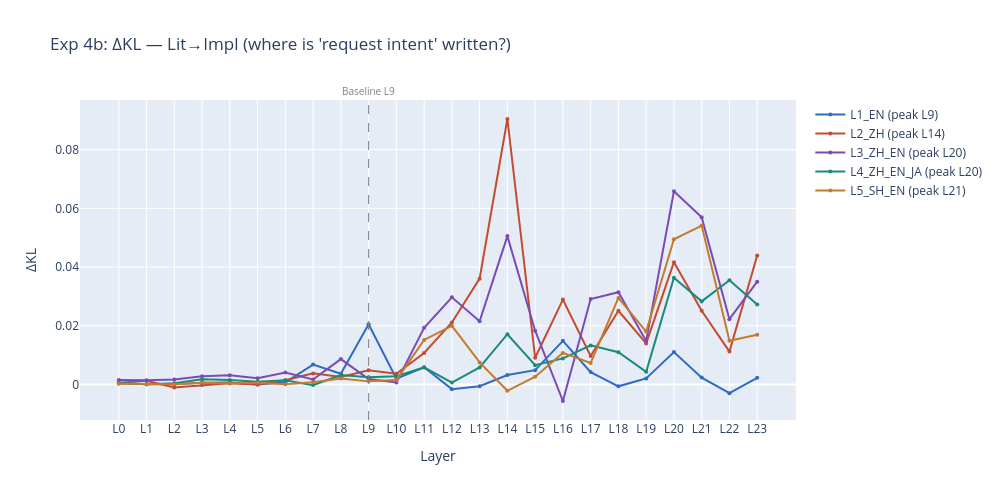
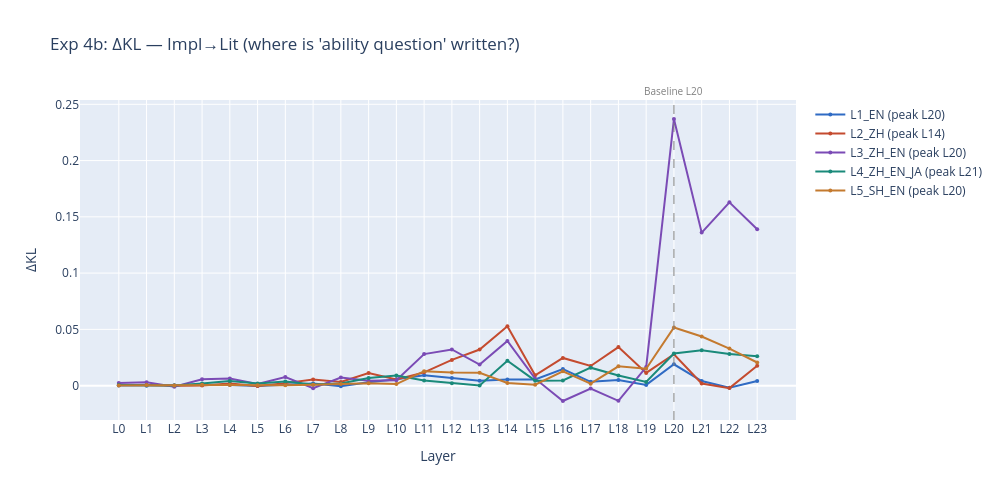

The notebook cell saved with these charts, in order:
### Markdown cell above
## Experiment 4b: Pragmatic Patching Within Each Level (ΔKL) ⭐

**The core experiment.** For each language level, patches implicit ↔ literal **within that level** and computes per-layer ΔKL. This directly tests whether the pragmatic bottleneck (L9 request intent / L20 ability intent from baseline) shifts under code-switching.

**Key Finding:** The "ability question" detector stays fixed at L20 (language-agnostic). The "request intent" detector shifts rightward with language complexity: L9 → L14 → L20 → L22. The model spends its early/mid layers resolving language ambiguity before it can process pragmatic meaning.

### Code cell
print("Running Exp 4b: implicit ↔ literal patching within each level...\n")

results = {}
for level, pair in multilingual_pairs.items():
    print(f"  {level}...")
    kl_impl_to_lit = activation_patching_kl(model, pair["implicit"], pair["literal"])
    kl_lit_to_impl = activation_patching_kl(model, pair["literal"], pair["implicit"])
    results[level] = {
        "impl_to_lit": kl_impl_to_lit, "lit_to_impl": kl_lit_to_impl,
        "delta_impl_to_lit": compute_deltas(kl_impl_to_lit),
        "delta_lit_to_impl": compute_deltas(kl_lit_to_impl),
    }
print("Done.\n")

layer_labels = [f"L{i}" for i in range(model.cfg.n_layers)]
colors = {"L1_EN": "#2f6bc4", "L2_ZH": "#c44b2f", "L3_ZH_EN": "#7b4bb5",
           "L4_ZH_EN_JA": "#1a8a7a", "L5_SH_EN": "#c47a2f"}

# Plot 1: Lit→Impl (request intent)
fig1 = go.Figure()
for level in multilingual_pairs:
    deltas = results[level]["delta_lit_to_impl"]
    peak = int(np.argmax(deltas))
    fig1.add_trace(go.Scatter(x=layer_labels, y=deltas, mode="lines+markers",
        name=f"{level} (peak L{peak})", line=dict(color=colors[level], width=2), marker=dict(size=4)))
fig1.add_shape(type="line", x0="L9", x1="L9", y0=0, y1=1, yref="paper",
               line=dict(dash="dash", color="gray", width=1))
fig1.add_annotation(x="L9", y=1, yref="paper", text="Baseline L9",
                    showarrow=False, yanchor="bottom", font=dict(size=10, color="gray"))
fig1.update_layout(title="Exp 4b: ΔKL — Lit→Impl (where is 'request intent' written?)",
    xaxis_title="Layer", yaxis_title="ΔKL", height=500, width=1000)
fig1.write_image(f"{SAVE_DIR}/exp4b_delta_kl_lit_to_impl.png", scale=2)
fig1.show()

# Plot 2: Impl→Lit (ability intent)
fig2 = go.Figure()
for level in multilingual_pairs:
    deltas = results[level]["delta_impl_to_lit"]
    peak = int(np.argmax(deltas))
    fig2.add_trace(go.Scatter(x=layer_labels, y=deltas, mode="lines+markers",
        name=f"{level} (peak L{peak})", line=dict(color=colors[level], width=2), marker=dict(size=4)))
fig2.add_shape(type="line", x0="L20", x1="L20", y0=0, y1=1, yref="paper",
               line=dict(dash="dash", color="gray", width=1))
fig2.add_annotation(x="L20", y=1, yref="paper", text="Baseline L20",
                    showarrow=False, yanchor="bottom", font=dict(size=10, color="gray"))
fig2.update_layout(title="Exp 4b: ΔKL — Impl→Lit (where is 'ability question' written?)",
    xaxis_title="Layer", yaxis_title="ΔKL", height=500, width=1000)
fig2.write_image(f"{SAVE_DIR}/exp4b_delta_kl_impl_to_lit.png", scale=2)
fig2.show()

# Summary table
print("\n" + "="*70)
print("PEAK DELTA LAYER PER LEVEL")
print("="*70)
print(f"{'Level':<16} {'Lit→Impl peak':<18} {'Impl→Lit peak':<18} {'Shifted?'}")
print("-"*70)
baseline_lit, baseline_impl = 9, 20
for level in multilingual_pairs:
    d1, d2 = results[level]["delta_lit_to_impl"], results[level]["delta_impl_to_lit"]
    p1, p2 = int(np.argmax(d1)), int(np.argmax(d2))
    shift = max(abs(p1 - baseline_lit), abs(p2 - baseline_impl))
    status = "BASELINE" if level == "L1_EN" else ("✅ same" if shift <= 2 else f"⚠️ shifted by {shift}")
    print(f"{level:<16} L{p1:<16} L{p2:<16} {status}")
print("-"*70)
print(f"Baseline (EN only): Lit→Impl = L{baseline_lit}, Impl→Lit = L{baseline_impl}")

### Figure 1 — Plotly figure (JSON) as saved in the notebook; plotly's stock layout.template omitted (floating-point values rounded to 4 significant figures)
{"data": [{"line": {"color": "#2f6bc4", "width": 2}, "marker": {"size": 4}, "mode": "lines+markers", "name": "L1_EN (peak L9)", "type": "scatter", "x": ["L0", "L1", "L2", "L3", "L4", "L5", "L6", "L7", "L8", "L9", "L10", "L11", "L12", "L13", "L14", "L15", "L16", "L17", "L18", "L19", "L20", "L21", "L22", "L23"], "y": [0.0005432, 9.647e-05, 9.177e-05, 0.0005949, 0.0007117, -1.447e-05, 0.0007595, 0.006764, 0.003631, 0.02049, 0.00195, 0.00584, -0.00159, -0.0005714, 0.003231, 0.004873, 0.01486, 0.00421, -0.0006336, 0.002053, 0.01106, 0.002336, -0.002955, 0.002284]}, {"line": {"color": "#c44b2f", "width": 2}, "marker": {"size": 4}, "mode": "lines+markers", "name": "L2_ZH (peak L14)", "type": "scatter", "x": ["L0", "L1", "L2", "L3", "L4", "L5", "L6", "L7", "L8", "L9", "L10", "L11", "L12", "L13", "L14", "L15", "L16", "L17", "L18", "L19", "L20", "L21", "L22", "L23"], "y": [0.0005744, 0.001278, -0.001053, -0.0002201, 0.0003995, -4.715e-06, 0.00142, 0.003777, 0.00257, 0.004842, 0.003666, 0.01072, 0.02113, 0.03606, 0.09045, 0.009104, 0.02891, 0.009719, 0.02512, 0.01399, 0.04167, 0.02509, 0.01119, 0.04393]}, {"line": {"color": "#7b4bb5", "width": 2}, "marker": {"size": 4}, "mode": "lines+markers", "name": "L3_ZH_EN (peak L20)", "type": "scatter", "x": ["L0", "L1", "L2", "L3", "L4", "L5", "L6", "L7", "L8", "L9", "L10", "L11", "L12", "L13", "L14", "L15", "L16", "L17", "L18", "L19", "L20", "L21", "L22", "L23"], "y": [0.001543, 0.001443, 0.001696, 0.002771, 0.003163, 0.002097, 0.004054, 0.001686, 0.008651, 0.001856, 0.0006661, 0.01932, 0.02969, 0.02155, 0.05055, 0.01833, -0.005632, 0.02911, 0.03141, 0.01483, 0.06584, 0.05693, 0.02224, 0.03502]}, {"line": {"color": "#1a8a7a", "width": 2}, "marker": {"size": 4}, "mode": "lines+markers", "name": "L4_ZH_EN_JA (peak L20)", "type": "scatter", "x": ["L0", "L1", "L2", "L3", "L4", "L5", "L6", "L7", "L8", "L9", "L10", "L11", "L12", "L13", "L14", "L15", "L16", "L17", "L18", "L19", "L20", "L21", "L22", "L23"], "y": [0.0004649, 5.995e-05, 0.0004091, 0.00178, 0.00156, 0.000963, 0.001473, -0.0002179, 0.003194, 0.002436, 0.002824, 0.005802, 0.0006608, 0.005788, 0.01712, 0.006579, 0.008874, 0.01332, 0.01098, 0.004316, 0.03635, 0.02831, 0.03551, 0.02726]}, {"line": {"color": "#c47a2f", "width": 2}, "marker": {"size": 4}, "mode": "lines+markers", "name": "L5_SH_EN (peak L21)", "type": "scatter", "x": ["L0", "L1", "L2", "L3", "L4", "L5", "L6", "L7", "L8", "L9", "L10", "L11", "L12", "L13", "L14", "L15", "L16", "L17", "L18", "L19", "L20", "L21", "L22", "L23"], "y": [0.0002558, 7.365e-05, 0.0001001, 0.0005436, 0.0003614, 0.000628, 3.347e-05, 0.0007541, 0.00205, 0.001054, 0.001555, 0.01517, 0.01997, 0.007502, -0.00216, 0.002641, 0.01075, 0.007348, 0.02947, 0.01803, 0.04948, 0.05413, 0.01486, 0.01692]}], "layout": {"annotations": [{"font": {"color": "gray", "size": 10}, "showarrow": false, "text": "Baseline L9", "x": "L9", "y": 1, "yanchor": "bottom", "yref": "paper"}], "height": 500, "shapes": [{"line": {"color": "gray", "dash": "dash", "width": 1}, "type": "line", "x0": "L9", "x1": "L9", "y0": 0, "y1": 1, "yref": "paper"}], "title": {"text": "Exp 4b: ΔKL — Lit→Impl (where is 'request intent' written?)"}, "width": 1000, "xaxis": {"title": {"text": "Layer"}}, "yaxis": {"title": {"text": "ΔKL"}}}}

### Figure 2 — Plotly figure (JSON) as saved in the notebook; plotly's stock layout.template omitted (floating-point values rounded to 4 significant figures)
{"data": [{"line": {"color": "#2f6bc4", "width": 2}, "marker": {"size": 4}, "mode": "lines+markers", "name": "L1_EN (peak L20)", "type": "scatter", "x": ["L0", "L1", "L2", "L3", "L4", "L5", "L6", "L7", "L8", "L9", "L10", "L11", "L12", "L13", "L14", "L15", "L16", "L17", "L18", "L19", "L20", "L21", "L22", "L23"], "y": [0.0002194, -2.301e-05, 0.0002329, 0.0004761, 0.0004947, -0.0002529, 0.0008609, 0.001854, -0.0005818, 0.003016, 0.005625, 0.009179, 0.006877, 0.004289, 0.005534, 0.005401, 0.01474, 0.003355, 0.005033, 0.0006665, 0.01895, 0.004081, -0.001924, 0.004097]}, {"line": {"color": "#c44b2f", "width": 2}, "marker": {"size": 4}, "mode": "lines+markers", "name": "L2_ZH (peak L14)", "type": "scatter", "x": ["L0", "L1", "L2", "L3", "L4", "L5", "L6", "L7", "L8", "L9", "L10", "L11", "L12", "L13", "L14", "L15", "L16", "L17", "L18", "L19", "L20", "L21", "L22", "L23"], "y": [0.0004515, 0.0005918, -0.000195, 0.0001869, 0.001946, -0.0002548, 0.00223, 0.005431, 0.003299, 0.01119, 0.005371, 0.01179, 0.02284, 0.03209, 0.05281, 0.009175, 0.02462, 0.01743, 0.03425, 0.01129, 0.02792, 0.001882, -0.002209, 0.01768]}, {"line": {"color": "#7b4bb5", "width": 2}, "marker": {"size": 4}, "mode": "lines+markers", "name": "L3_ZH_EN (peak L20)", "type": "scatter", "x": ["L0", "L1", "L2", "L3", "L4", "L5", "L6", "L7", "L8", "L9", "L10", "L11", "L12", "L13", "L14", "L15", "L16", "L17", "L18", "L19", "L20", "L21", "L22", "L23"], "y": [0.002341, 0.003082, -0.0008876, 0.005577, 0.006242, 0.001448, 0.007627, -0.002318, 0.007257, 0.004431, 0.004714, 0.02803, 0.03213, 0.01867, 0.0397, 0.006182, -0.01366, -0.002554, -0.01348, 0.01648, 0.2369, 0.136, 0.1629, 0.1389]}, {"line": {"color": "#1a8a7a", "width": 2}, "marker": {"size": 4}, "mode": "lines+markers", "name": "L4_ZH_EN_JA (peak L21)", "type": "scatter", "x": ["L0", "L1", "L2", "L3", "L4", "L5", "L6", "L7", "L8", "L9", "L10", "L11", "L12", "L13", "L14", "L15", "L16", "L17", "L18", "L19", "L20", "L21", "L22", "L23"], "y": [0.0004948, 0.0002851, 0.0001023, 0.001908, 0.004015, 0.001905, 0.003649, 0.001094, 0.001995, 0.006717, 0.008975, 0.004648, 0.00213, 0.0002059, 0.02212, 0.00441, 0.004651, 0.01596, 0.009001, 0.003336, 0.02856, 0.03147, 0.02817, 0.02619]}, {"line": {"color": "#c47a2f", "width": 2}, "marker": {"size": 4}, "mode": "lines+markers", "name": "L5_SH_EN (peak L20)", "type": "scatter", "x": ["L0", "L1", "L2", "L3", "L4", "L5", "L6", "L7", "L8", "L9", "L10", "L11", "L12", "L13", "L14", "L15", "L16", "L17", "L18", "L19", "L20", "L21", "L22", "L23"], "y": [0.0002214, 0.000454, 3.74e-05, 0.0006776, 0.0005824, 0.0004421, 0.0002525, 0.0008151, 0.001377, 0.002189, 0.001365, 0.01284, 0.01156, 0.01135, 0.002395, 0.0008036, 0.01271, 0.001745, 0.01716, 0.01503, 0.05164, 0.04362, 0.03293, 0.02057]}], "layout": {"annotations": [{"font": {"color": "gray", "size": 10}, "showarrow": false, "text": "Baseline L20", "x": "L20", "y": 1, "yanchor": "bottom", "yref": "paper"}], "height": 500, "shapes": [{"line": {"color": "gray", "dash": "dash", "width": 1}, "type": "line", "x0": "L20", "x1": "L20", "y0": 0, "y1": 1, "yref": "paper"}], "title": {"text": "Exp 4b: ΔKL — Impl→Lit (where is 'ability question' written?)"}, "width": 1000, "xaxis": {"title": {"text": "Layer"}}, "yaxis": {"title": {"text": "ΔKL"}}}}
